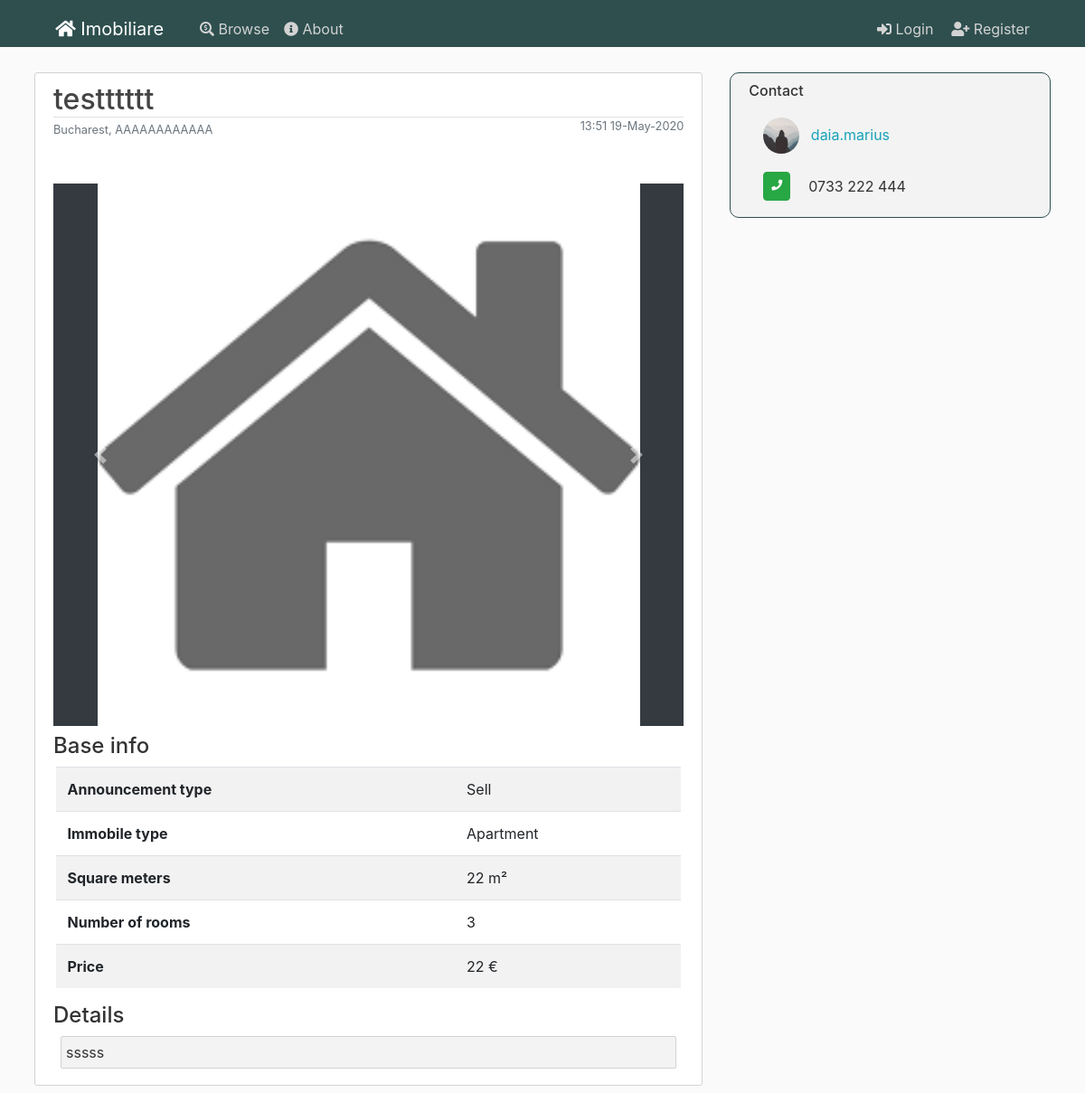
The page /post/2 on the database as committed earlier.
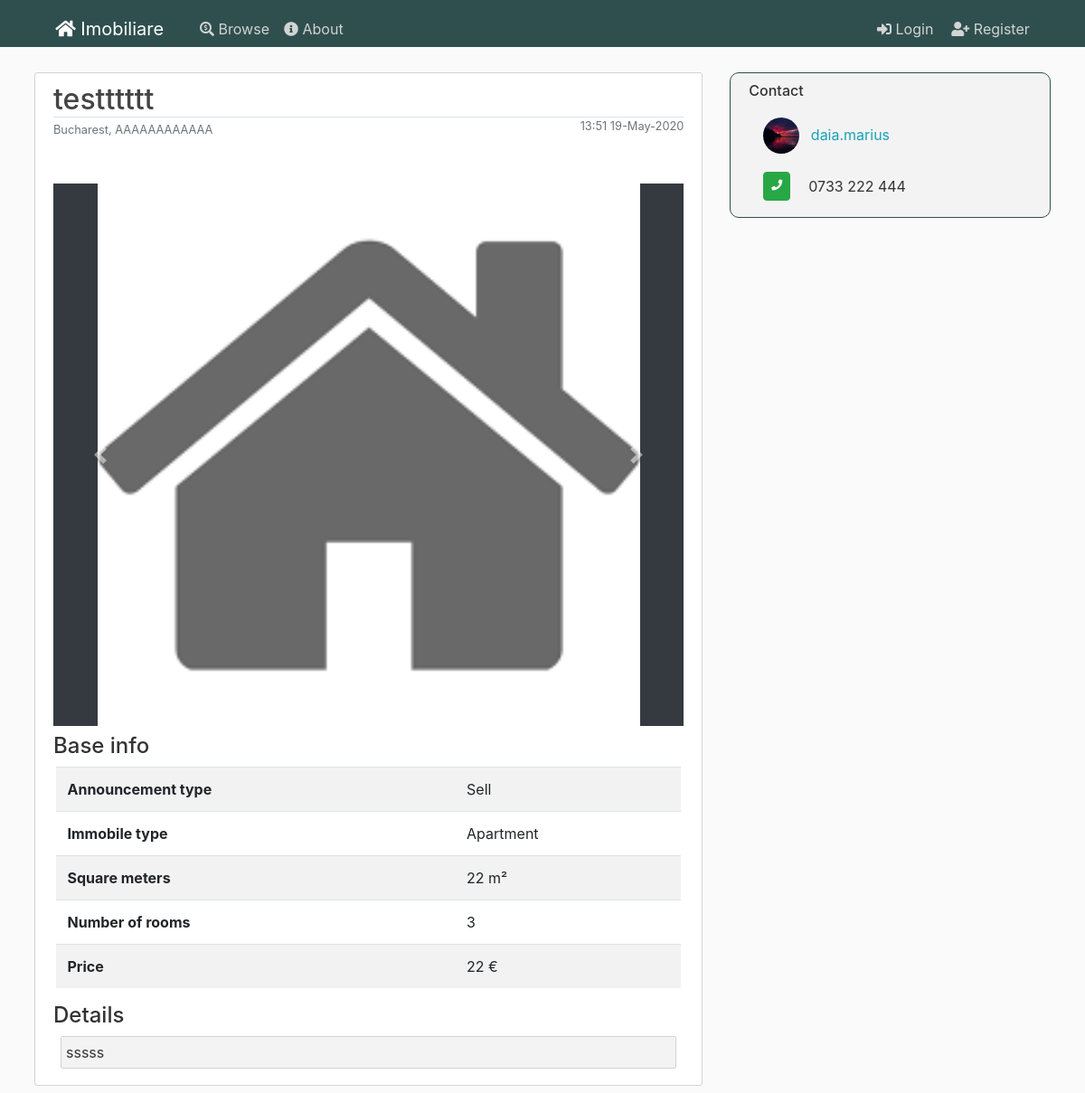
The same page on the database as committed later.
### flaskblog/models.py (models this page shows, shortened)
class Post(db.Model):
    id = db.Column(db.Integer, primary_key=True)
    title = db.Column(db.String(100), nullable=False)
    date_posted = db.Column(db.DateTime, nullable=False, default=datetime.utcnow)
    content = db.Column(db.Text, nullable=False)
    user_id = db.Column(db.Integer, db.ForeignKey('user.id'), nullable=False)
    city_id = db.Column(db.Integer, db.ForeignKey('city.id'), nullable=False)
    anouncement_type = db.Column(db.String(20), nullable=False)
    house_type = db.Column(db.String(20), nullable=False)
    price = db.Column(db.Integer, nullable=False)
    square_meters = db.Column(db.Integer, nullable=False)
    number_rooms = db.Column(db.Integer, nullable=False)
    address = db.Column(db.String(100), nullable=False)
    phonenumber = db.Column(db.String(15), nullable=True)
    post = db.relationship('Image')

class City(db.Model):
    id = db.Column(db.Integer, primary_key=True)
    name = db.Column(db.String(100), nullable=False)
    country_id = db.Column(db.Integer, db.ForeignKey('country.id'), nullable=False)
    country = db.relationship('Country', back_populates="cities")
    posts = db.relationship('Post', backref='city', lazy=True)

class User(db.Model, UserMixin):
    id = db.Column(db.Integer, primary_key=True)
    username = db.Column(db.String(20), unique=True, nullable=False)
    email = db.Column(db.String(120), unique=True, nullable=False)
    image_file = db.Column(db.String(20), nullable=False, default='default.jpg')
    password = db.Column(db.String(60), nullable=False)
    posts = db.relationship('Post', backref='author', lazy=True)

### flaskblog/posts/routes.py (the view)
@posts.route("/post/<int:post_id>")
def post(post_id):
    post = Post.query.get_or_404(post_id)
    images = Image.query.filter_by(post_id=post_id)
    return render_template('post.html',images=images, title=post.title, post=post)

### flaskblog/templates/post.html (shortened to what this page needs)
{% extends "layout.html" %}
{% set active_page = "announcement" %}
{% block content %}
<article class=" content-section">
  <h2 class="article-title border-bottom mb-0">{{ post.title }}</h2>
  <div class="article-metadata mb-5">
    <small class="text-muted">{{post.city.name}}, {{post.address}}</small>
    <small class="text-muted float-right">{{ post.date_posted.strftime('%H:%M %d-%B-%Y') }}</small><br>
  </div>
  <div id="carouselExampleIndicators" class="carousel slide" data-ride="carousel">
    <div class="carousel-inner">
      {% if images.items %}
        {% for image in images %}
          <div class="carousel-item {{ 'active' if loop.index == 1 else '' }}">
            <img class="d-block w-100 post-image" src="/static/post_pics/{{image.name}}">
          </div>
        {% endfor %}
      {% else %}
        <div class="carousel-item active">
          <img class="d-block w-100 post-image" src="/static/defaults/house.png">
        </div>
      {% endif %}
    </div>
    <a class="carousel-control-prev" href="#carouselExampleIndicators" role="button" data-slide="prev">
      <span class="carousel-control-prev-icon" aria-hidden="true"></span>
    </a>
    <a class="carousel-control-next" href="#carouselExampleIndicators" role="button" data-slide="next">
      <span class="carousel-control-next-icon" aria-hidden="true"></span>
    </a>
  </div>
  <h4 class="mt-2">Base info</h4>
  <div class="">
    <table class="table table-striped">
        <tr>
          <th scope="col">Announcement type</th>
          <td class="text-left">{{post.anouncement_type}}</td>
        </tr>
        <tr>
          <th scope="col">Immobile type</th>
          <td>{{post.house_type}}</td>
        </tr>
        <tr>
          <th scope="col">Square meters</th>
          <td>{{post.square_meters}} m²</td>
        </tr>
        <tr>
          <th scope="col">Number of rooms</th>
          <td>{{post.number_rooms}}</td>
        </tr>
        <tr>
          <th scope="col">Price</th>
          <td>{{post.price}} €</td>
        </tr>
    </table>
    <div>
      <h4>Details</h4>
      <div class="check-response-bg m-2">{{post.content}}</div>
    </div>
  </div>
</article>
{% endblock content %}
{% block sidecol %}
  <div class="content-section user-bg">
    <h6>Contact</h6>
    <div class="d-flex">
      <div class="pl-3 pr-5 table-row"
        data-href="{{ url_for('users.user_posts', username=post.author.username) }}">
        <img class="rounded-circle post-account-img" src="/static/profile_pics/{{post.author.image_file}}">
          <a class="ml-2"
          href="{{ url_for('users.user_posts', username=post.author.username) }}">{{ post.author.username }}</a>
      </div>
    </div>
    <div class="d-flex pl-2">
      <a class="btn btn-success badge m-2 p-2"><i class="fas fa-phone"></i></a>
      <p class="p-1 m-2">0733 222 444</p>
    </div>
{% endblock %}

### flaskblog/templates/layout.html (shortened to what this page needs)
<!DOCTYPE html>
<html>
<head>
    <link rel="stylesheet" href="https://stackpath.bootstrapcdn.com/bootstrap/4.4.1/css/bootstrap.min.css">
    <link rel="stylesheet" href="/static/css/main.css" >
    <link rel="stylesheet" href="/static/css/fontawesome.css" >
  </head>
<body>
    <header class="site-header">
      <nav class="navbar navbar-expand-md navbar-dark bg-steel fixed-top">
        <div class="container">
          <a class="navbar-brand mr-4 pl-2 pr-2 {{ 'nav-active' if active_page == 'home' else '' }}" href="/"><i class="fas fa-home"></i> Imobiliare</a>
          <div class="collapse navbar-collapse" id="navbarToggle">
            <div class="navbar-nav mr-auto">
              <a class="nav-item nav-link {{ 'nav-active' if active_page == 'announcements' else '' }}" href="{{ url_for('posts.browse') }}"><i class="fas fa-search-dollar"></i> Browse</a>
              <a class="nav-item nav-link {{ 'nav-active' if active_page == 'about' else '' }}" href="{{ url_for('main.about') }}"><i class="fas fa-info-circle"></i> About</a>
            </div>
            <div class="navbar-nav">
              {% if current_user.is_authenticated %}
                <a class="nav-item nav-link {{ 'nav-active' if active_page == 'newpost' else '' }}" href="{{ url_for('posts.new_post') }}"><i class="fas fa-scroll"></i> New Post</a>
                <a class="nav-item nav-link {{ 'nav-active' if active_page == 'account' else '' }}" href="{{ url_for('users.account') }}"><i class="fas fa-user"></i> Account</a>
                <a class="nav-item nav-link {{ 'nav-active' if active_page == 'favorites' else '' }}" href="{{ url_for('users.favorites') }}"><i class="fas fa-heart"></i> Favorites</a>
                <a class="nav-item nav-link" href="{{ url_for('users.logout') }}"><i class="fas fa-sign-out-alt ml-1"></i> Logout</a>
              {% else %}
                <a class="nav-item nav-link {{ 'nav-active' if active_page == 'login' else '' }}" href="{{ url_for('users.login') }}"><i class="fas fa-sign-in-alt ml-1"></i> Login</a>
                <a class="nav-item nav-link {{ 'nav-active' if active_page == 'register' else '' }}" href="{{ url_for('users.register') }}"><i class="fa fa-user-plus ml-1"></i> Register</a>
              {% endif %}
            </div>
          </div>
        </div>
      </nav>
    </header>
    <main role="main" class="container">
      <div class="row">
        <div class="col-md-8">
          {% block content %}{% endblock %}
        </div>
        <div class="col-md-4">
          {% block sidecol %}{% endblock %}
        </div>
      </div>
    </main>
</body>
</html>

### flaskblog/static/css/main.css (style rules this page uses)
html { font-size: 16px; overflow-x: hidden; }
body { background: var(--bodybackground); color: var(--bodytextcolor); margin-top: 5rem; width: 100%; }
h1, h2, h3, h4, h5, h6 { color: var(--bodytextcolor); }
.bg-steel { background-color: var(--darkgreen); }
.site-header .navbar-nav .nav-link { color: var(--lightgray); transition: 0.5s; }
.content-section { background: var(--white); padding: 10px 20px; border: 1px solid var(--lightgray); border-radius: 3px; margin-bottom: 20px; }
.article-title { color: #444444; }
.post-image { height: 600px; width: auto !important; display: block; margin-left: auto; margin-right: auto; }
.carousel { background-color: var(--dark); }
.article-metadata { padding-bottom: 1px; margin-bottom: 4px; border-bottom: 1px solid #e3e3e3 }
a { color: var(--lightblue); font-size: 1rem; cursor: pointer; }
.post-account-img { height: 40px; width: 40px; margin-right: 20px; margin-bottom: 16px; text-align: center; justify-content: center; padding: 0; margin:0; margin-top:0.75rem; margin-bottom:0.75rem; }
.content-section { overflow: auto ; width:100% !important; overflow-x: hidden !important; }
.check-response-bg { background-color: var(--fadegray); border-radius: 2px; border: 1px solid var(--lightgray); padding: 5px; margin-top: 0; margin-bottom: 0; }
.container { width: 95% !important; }
:root { --darkgreen: #2F4F4F; --lightblue: #17a2b8; --dark: #343a40; --lightgreen: #28a745; --darkred: #b00020; --yellow: #ffc107; --white: white; --gray: gray; --lightgray: lightgray; --fadegray: #f3f3f3; --bodybackground: #fafafa; --bodytextcolor: #333333; --blueglow: rgba(41, 137, 167, 0.2); --whiteglow: rgba(254, 255, 205, 0.2); }
.article-metadata { border-bottom: none; }
.content-section { overflow-x: auto !important; }
.container { padding-left: 0.5rem; padding-right: 0.5rem; }
.badge { color: var(--white) !important; }
.table { width: 99%; margin-left: auto; margin-right: auto; }
@media screen and (min-width: 768px) { .navbar { padding-top:0.75rem; padding-bottom: 0; } }
.user-bg { background-color:var(--fadegray); border-radius: 10px; border: 1px solid var(--darkgreen); }

Rows that differ between the two databases and show on the page:
changed User "daia.marius": author.image_file: picture added in place of a placeholder
